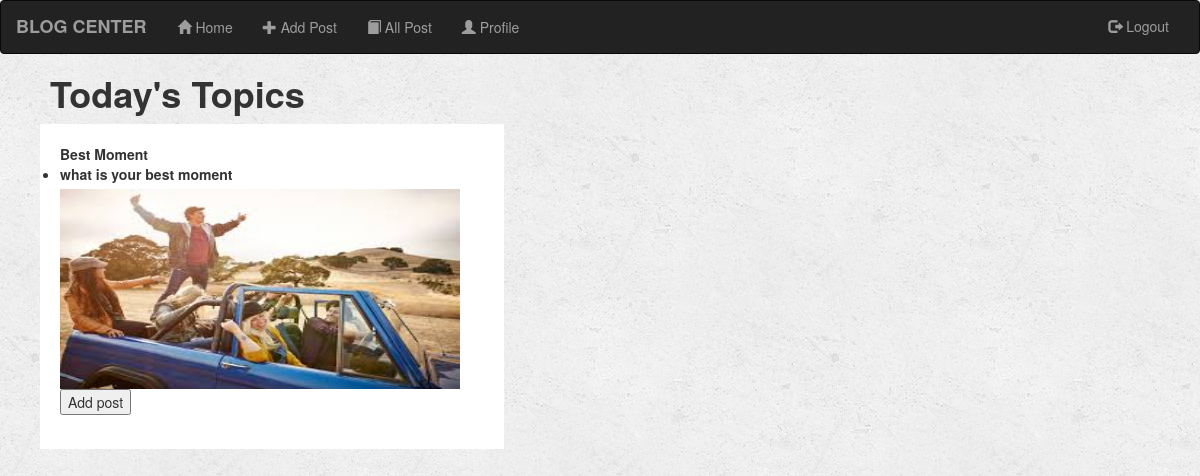
Screenshot of /home/question/ with the database file from the repository.
### home/models.py (models this page shows, shortened)
class Question(models.Model):
    question_title = models.CharField(max_length=200)
    question_topic = models.CharField(max_length=20)
    description = models.CharField(max_length=200)
    image = models.FileField(null=True,upload_to='pic/')

### home/views.py (the view)
def index(request):
    all_questions = Question.objects.all()
    context = {
        'all_questions': all_questions,
    }
    return render(request,'home/index.html',context)

### home/templates/home/index.html (shortened to what this page needs)
{% extends 'home/header.html' %}
{% block a%}
    <ul>
<h1><b><p>&nbsp;Today's Topics</p></b></h1>
</ul>
<ul>
<div class="boxed">
    {%for a in all_questions%}
    <li>
        <label><b>{{ a.question_title }}</b><br>{{ a.description }}<br></label>
        <img src="{{a.image.url}}"height="200" width="400"/>
    </li>
    {% endfor %}
    <form method="get" action="/1/">
        <button type="submit">Add post</button>
    </form>
</div>
</ul>
{% endblock %}

### home/static/css/home.css (style rules this page uses)
.boxed { box-sizing: border-box; background: white; padding: 20px; width: 40%; float: left; }

### rows the page displays
Question: question_title "Best Moment", description "what is your best moment", image (picture)
